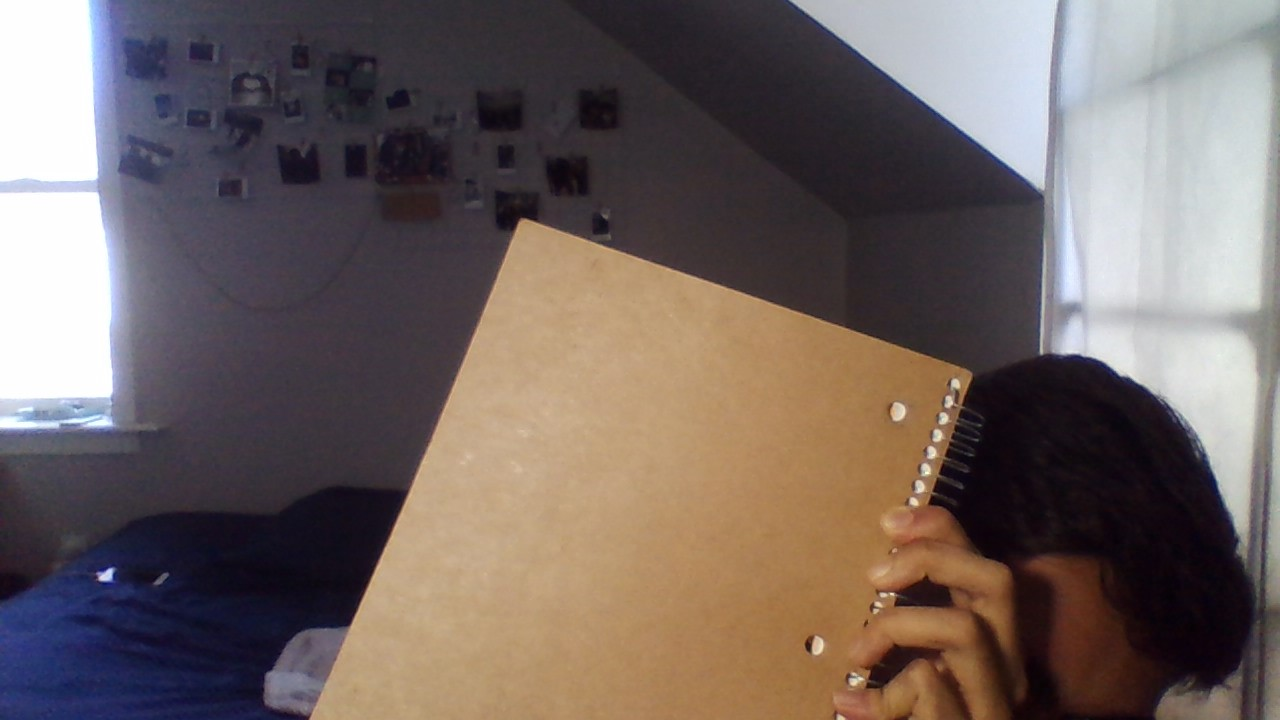
#> input picture image.jpg, 1280 x 720 px, given in place of the camera
$ python Background.py
#> lines starting #> are read from the running program, lines starting #| are printed output that depends on the picture; after the words box and inside, x2 and y2 are one past the last pixel; in counts of white or black regions, pixels touching at a corner belong together
import cv2
import numpy as np

cap = cv2.VideoCapture(0)

panel = np.zeros([100, 800, 3], np.uint8)   # Black Screen 100 height and 700 width
cv2.namedWindow("Panel")


def nothing(x):
    pass


cv2.createTrackbar("L - h", "Panel", 0, 179, nothing)   # pass
#> slider 'L - h' is set to 35
cv2.createTrackbar("U - h", "Panel", 179, 179, nothing)

cv2.createTrackbar("L - s", "Panel", 0, 255, nothing)   # pass
#> slider 'L - s' is set to 51
cv2.createTrackbar("U - s", "Panel", 255, 255, nothing)

cv2.createTrackbar("L - v", "Panel", 0, 255, nothing)   # pass
#> slider 'L - v' is set to 51
cv2.createTrackbar("U - v", "Panel", 255, 255, nothing)


while True:
    _, frame = cap.read()
#> frame is the input picture: shape (720, 1280, 3); mean B, G, R 97.8, 101.1, 113.5
    hsv = cv2.cvtColor(frame, cv2.COLOR_BGR2HSV)
#> hsv: shape (720, 1280, 3); mean H, S, V 90.4, 72.5, 119.9

    l_h = cv2.getTrackbarPos("L - h", "Panel")
    u_h = cv2.getTrackbarPos("U - h", "Panel")

    l_s = cv2.getTrackbarPos("L - s", "Panel")
    u_s = cv2.getTrackbarPos("U - s", "Panel")

    l_v = cv2.getTrackbarPos("L - v", "Panel")
    u_v = cv2.getTrackbarPos("U - v", "Panel")

    lower_color = np.array([l_h, l_s, l_v])
    upper_color = np.array([u_h, u_s, u_v])     # u-s 126 only skin

    mask = cv2.inRange(hsv, lower_color, upper_color)
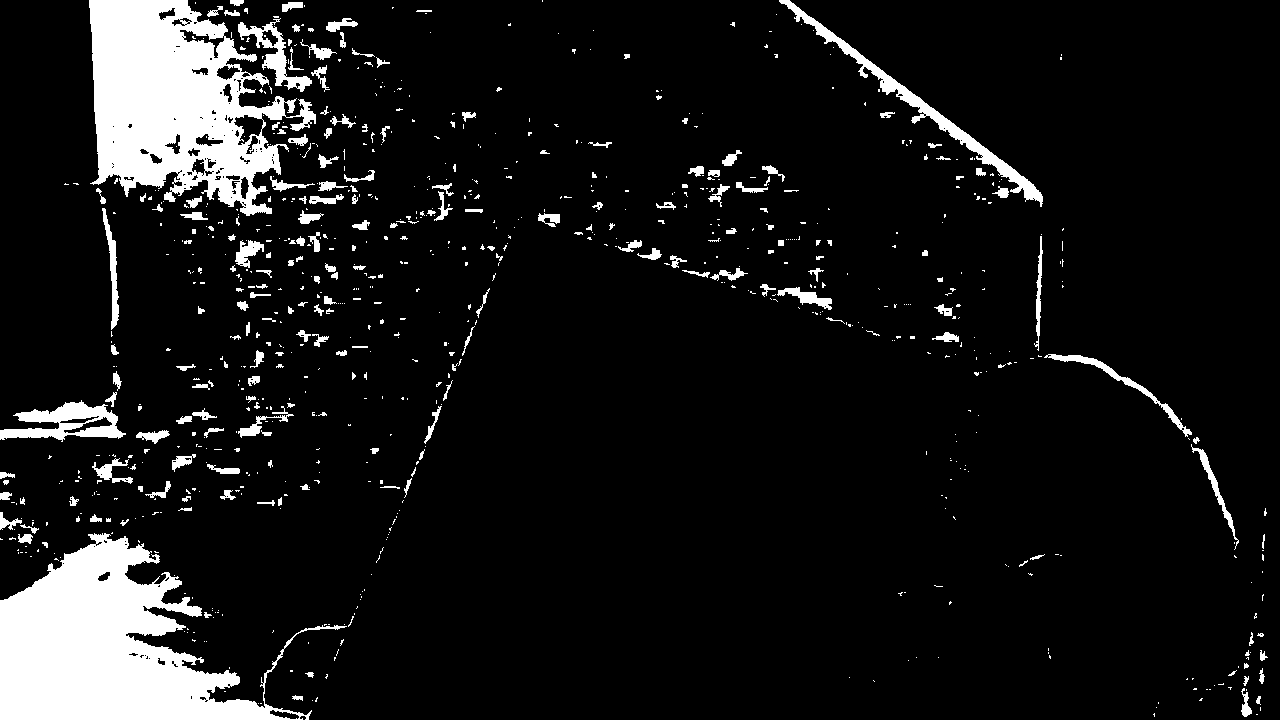
#> mask: shape (720, 1280); 9.2% white; 845 white regions (639 under 20 px), largest, box (x1, y1, x2, y2) and area: (0, 533, 347, 720) 30476, (89, 0, 316, 216) 27504, (779, 0, 1043, 207) 3447
    mask_inv = cv2.bitwise_not(mask)

    bg = cv2.bitwise_and(frame, frame, mask=mask)
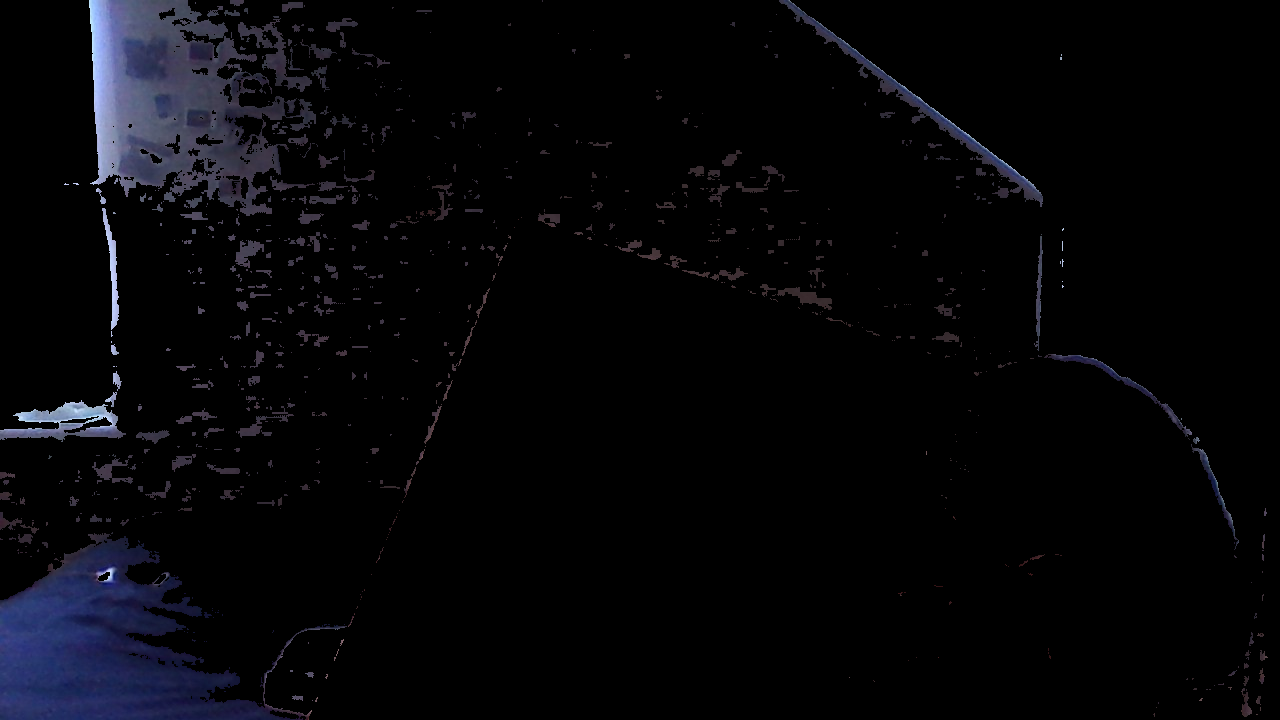
#> bg: shape (720, 1280, 3); mean B, G, R 8.6, 5.7, 5.5
    fg = cv2.bitwise_and(frame, frame, mask=mask_inv)
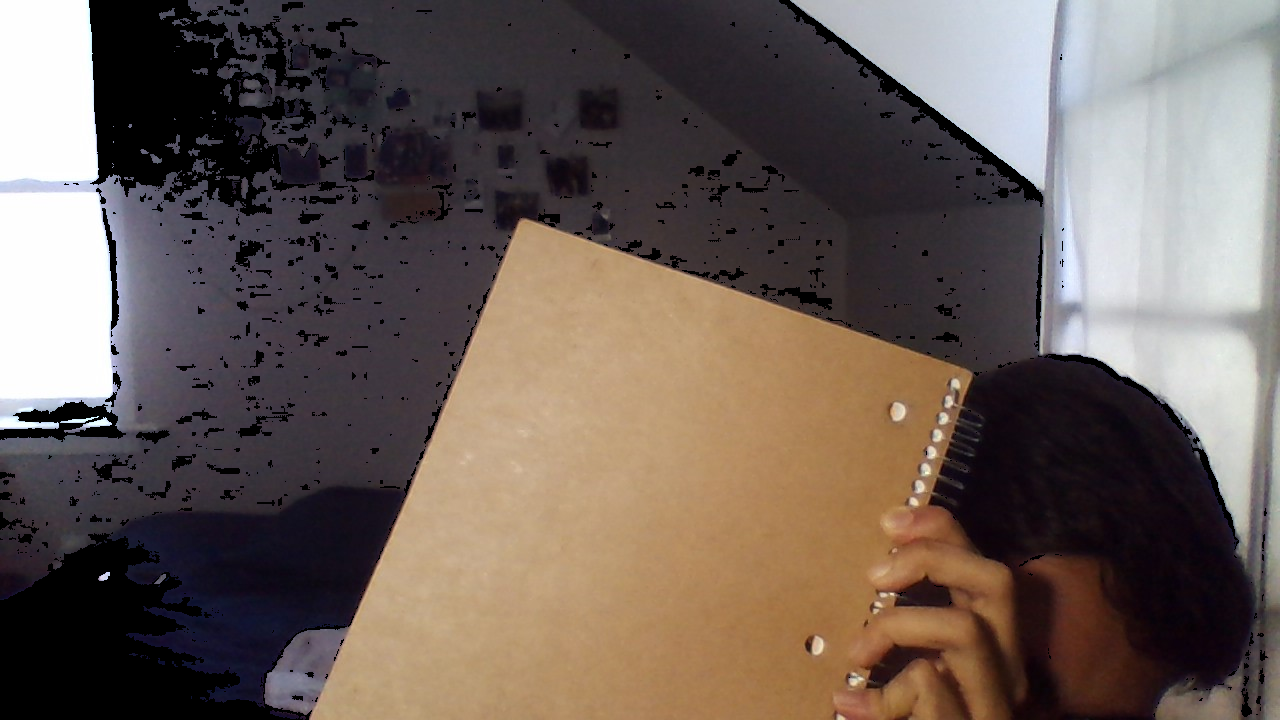
#> fg: shape (720, 1280, 3); mean B, G, R 89.2, 95.4, 108

    cv2.imshow("BG", bg)
    cv2.imshow("FG", fg)
    cv2.imshow("Panel", panel)

    k = cv2.waitKey(30) & 0xFF
#> (key Esc is pressed here)
    if k == 27:
        break

cap.release()
cv2.destroyAllWindows()
